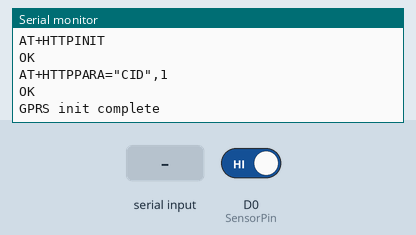
Simulated run of this sketch. Board: ESP8266 (NodeMCU). On the bench: the last lines printed to the serial monitor. Inputs (shaded band) come from the test bench; at power-on: D0 (SensorPin) HIGH. The modem accepts every AT command (registered, SIM ready, sends succeed) and sends nothing else.

Above: at 16.1 s.
16.2 s: D0 (SensorPin) driven LOW
At 16.7 s:
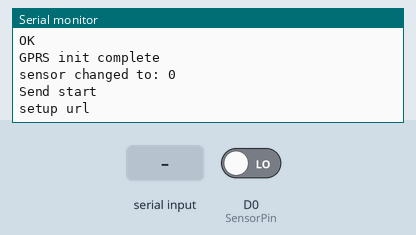
17.7 s: "1" received over the second serial link
At 18.7 s:
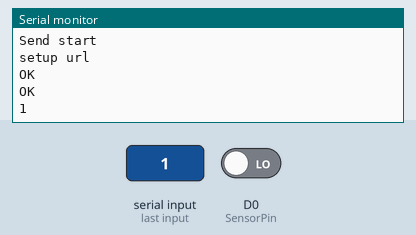
20.3 s: "0" received over the second serial link
At 21.5 s:
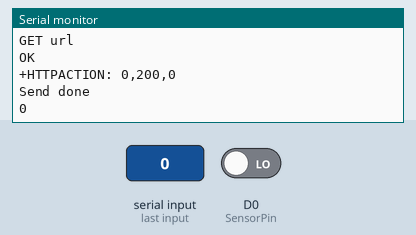
21.8 s: D0 (SensorPin) driven HIGH
At 24.1 s:
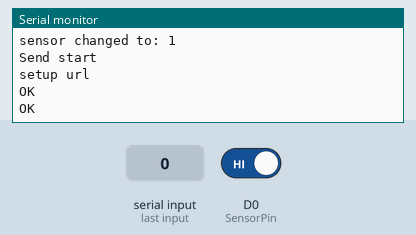

Measured:
- after the input at 16.2 s, the serial monitor: prints a new line at once (image 1)
- after the input at 17.7 s, the serial monitor: prints a new line after 0.34 s (image 2)
- after the input at 20.3 s, the serial monitor: prints a new line after 0.15 s (image 3)
- after the input at 21.8 s, the serial monitor: prints a new line after 0.06 s (image 4)

The sketch:

SIM800L_GPRS.ino
```cpp
// http://api.telegram.org/bot165672905:AAFhk3XgHITZGDA_M2XEoxAhFaOdxl1Wf6Q/sendMessage?chat_id=161933663&text=123
#include <SoftwareSerial.h>
#include <SimpleTimer.h>         // Essential for all Blynk Projects
SoftwareSerial GSMport(5, 4); // RX, TX
int char_;
int SensorPin = D0;
int SensorState;
int SensorLastState = HIGH;
SimpleTimer timer;

void gprs_send() {  //Процедура отправки данных на сервер
  //отправка данных на сайт
  int d = 400;
  Serial.println("Send start");
  Serial.println("setup url");
  GSMport.println("AT+HTTPPARA=\"URL\",\"http://api.telegram.org/bot165672905:AAFhk3XgHITZGDA_M2XEoxAhFaOdxl1Wf6Q/sendMessage?chat_id=161933663&text=Proverka\"");
  delay(d * 2);
  GSMport.println("AT+HTTPSSL=1");
  delay(d * 2);
  Serial.println(ReadGSM());
  delay(d);
  Serial.println(ReadGSM());
  delay(d);
  Serial.println("GET url");
  GSMport.println("AT+HTTPACTION=0");
  delay(d * 2);
  Serial.println(ReadGSM());
  delay(d);
  Serial.println("Send done");
}

void setup() {
  delay(3000); //дадим время на инициализацию GSM модулю
  pinMode(SensorPin, INPUT);
  digitalWrite(SensorPin, HIGH);  //вкл. подтягивающий резистор 20ом
  Serial.begin(9600);  //скорость порта
  Serial.println("GPRS test");
  GSMport.begin(9600);
  gprs_init();
  timer.setInterval(20000L, gprs_send);
}

void loop() {
  SensorState = digitalRead(SensorPin);
  if (SensorState != SensorLastState) {  //если смена состояния датчика
    Serial.print("sensor changed to: ");
    Serial.println(SensorState);
    SensorLastState = SensorState;
    gprs_send();
    delay(100);
  }
  if (GSMport.available()) {  //если GSM модуль что-то послал нам, то
    Serial.println(ReadGSM());  //печатаем в монитор порта пришедшую строку
  }
  delay(100);
  timer.run();
}

void gprs_init() {  //Процедура начальной инициализации GSM модуля
  int d = 500;
  int ATsCount = 7;
  String ATs[] = {  //массив АТ команд
    "AT+SAPBR=3,1,\"CONTYPE\",\"GPRS\"",  //Установка настроек подключения
    "AT+SAPBR=3,1,\"APN\",\"internet.mts.ru\"",
    "AT+SAPBR=3,1,\"USER\",\"mts\"",
    "AT+SAPBR=3,1,\"PWD\",\"\"",
    "AT+SAPBR=1,1",  //Устанавливаем GPRS соединение
    "AT+HTTPINIT",  //Инициализация http сервиса
    "AT+HTTPPARA=\"CID\",1"  //Установка CID параметра для http сессии
  };
  int ATsDelays[] = {6, 1, 1, 1, 3, 3, 1}; //массив задержек
  Serial.println("GPRG init start");
  for (int i = 0; i < ATsCount; i++) {
    Serial.println(ATs[i]);  //посылаем в монитор порта
    GSMport.println(ATs[i]);  //посылаем в GSM модуль
    delay(d * ATsDelays[i]);
    Serial.println(ReadGSM());  //показываем ответ от GSM модуля
    delay(d);
  }
  Serial.println("GPRS init complete");
}


String ReadGSM() {  //функция чтения данных от GSM модуля
  int c;
  String v;
  while (GSMport.available()) {  //сохраняем входную строку в переменную v
    c = GSMport.read();
    v += char(c);
    delay(10);
  }
  return v;
}
```
